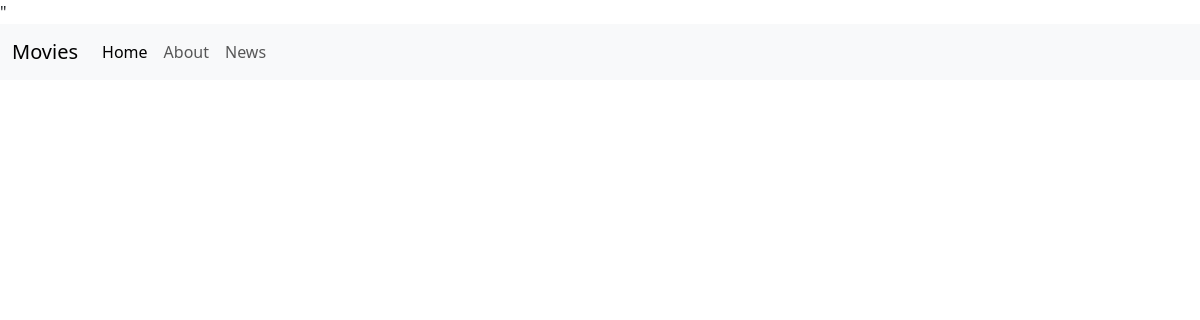
The page /news/ on the database as committed earlier.
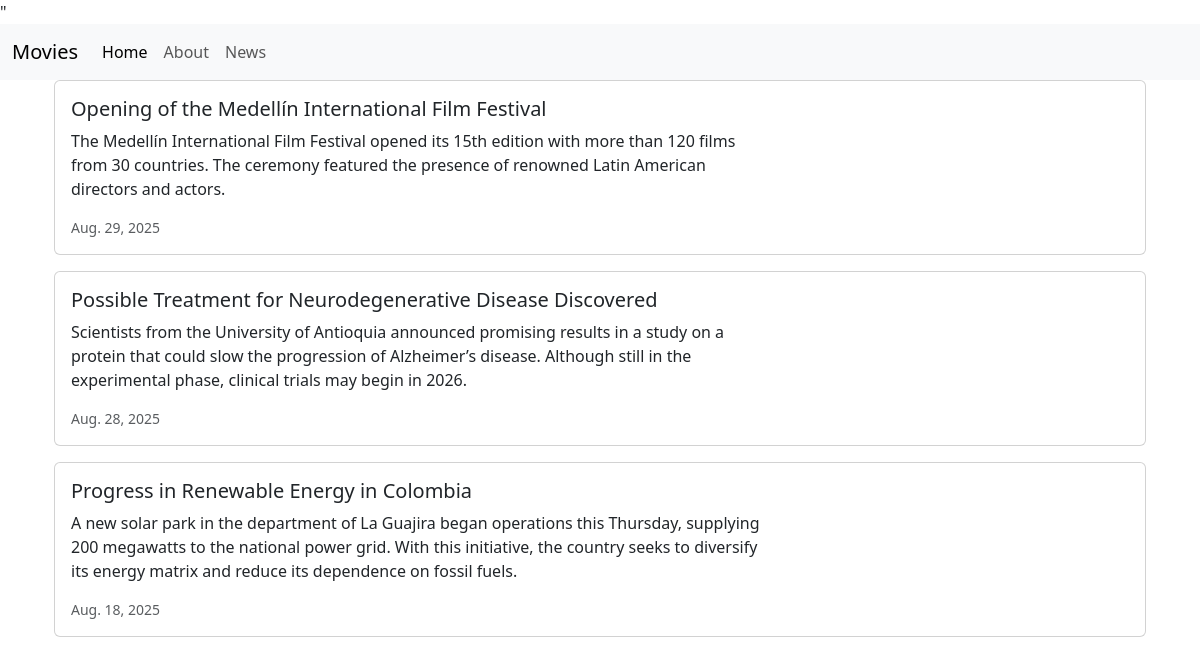
The same page on the database as committed later.
### news/models.py (models this page shows)
class News(models.Model):
    headline = models.CharField(max_length=200)
    body = models. TextField()
    date = models.DateField()

### news/views.py (the view)
# urls.py: path('news/', include('news.urls'), name = 'news')
def news(request):
    newss = News.objects.all().order_by('-date')
    return render(request, 'news.html', {'newss':newss})

### news/templates/news.html
{% extends 'base.html'%}
{% block content %}
<div class="container">
    {% for news in newss %}
    <div class="card mb-3">
        <div class="row g-0">
            <div class="col-md-8">
                <div class="card-body">
                    <h5 class="card-title">{{ news.headline }}</h5>
                    <p class="card-text">{{ news.body }}</p>
                    <p class="card-text"><small class="text-muted">{{ news.date }}</small></p>
                </div>
            </div>
        </div>
    </div>
    {% endfor %}
</div>
{% endblock content %}

### moviereviews/templates/base.html (shortened to what this page needs)
<head>
    <link href="https://cdn.jsdelivr.net/npm/bootstrap@5.3.7/dist/css/bootstrap.min.css" rel="stylesheet">
</head>
<nav class="navbar navbar-expand-lg bg-body-tertiary">
  <div class="container-fluid">
    <a class="navbar-brand" href="{%url 'home'}">Movies</a>
    <div class="collapse navbar-collapse" id="navbarSupportedContent">
      <ul class="navbar-nav me-auto mb-2 mb-lg-0">
        <li class="nav-item">
          <a class="nav-link active" aria-current="page" href="{%url 'news'}">Home</a>
        </li>
        <li class="nav-item">
          <a class="nav-link" href="{%url 'about'}">About</a>
        </li>
        <li class="nav-item">
          <a class="nav-link" href="{%url 'news'}">News</a>
        </li>
      </ul>
    </div>
  </div>
</nav>
<div class="container">
    {% block content %}
</div>

Rows that differ between the two databases and show on the page:
added News: headline "Opening of the Medellín International Film Festival", body "The Medellín International Film Festival opened its 15th edition with more than 120 films from 30 countries. The ceremony featured the presence of renowned Latin American directors and actors.", date "Aug. 29, 2025"
added News: headline "Possible Treatment for Neurodegenerative Disease Discovered", body "Scientists from the University of Antioquia announced promising results in a study on a protein that could slow the progression of Alzheimer’s disease. Although still in the experimental phase, clinical trials may begin in 2026.", date "Aug. 28, 2025"
added News: headline "Progress in Renewable Energy in Colombia", body "A new solar park in the department of La Guajira began operations this Thursday, supplying 200 megawatts to the national power grid. With this initiative, the country seeks to diversify its energy matrix and reduce its dependence on fossil fuels.", date "Aug. 18, 2025"
